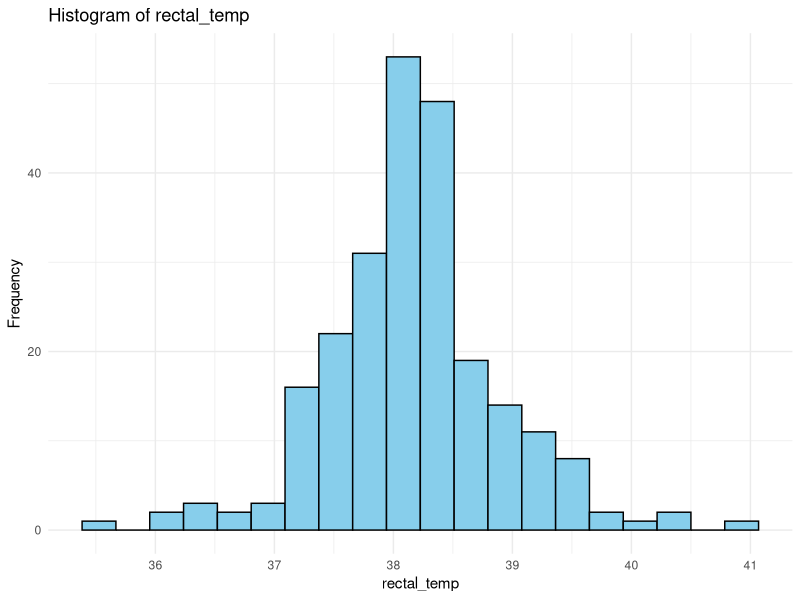
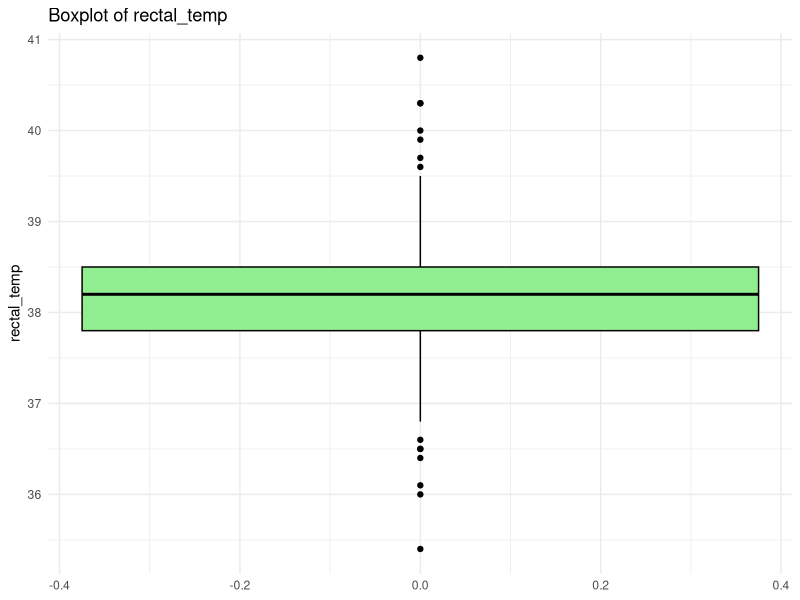
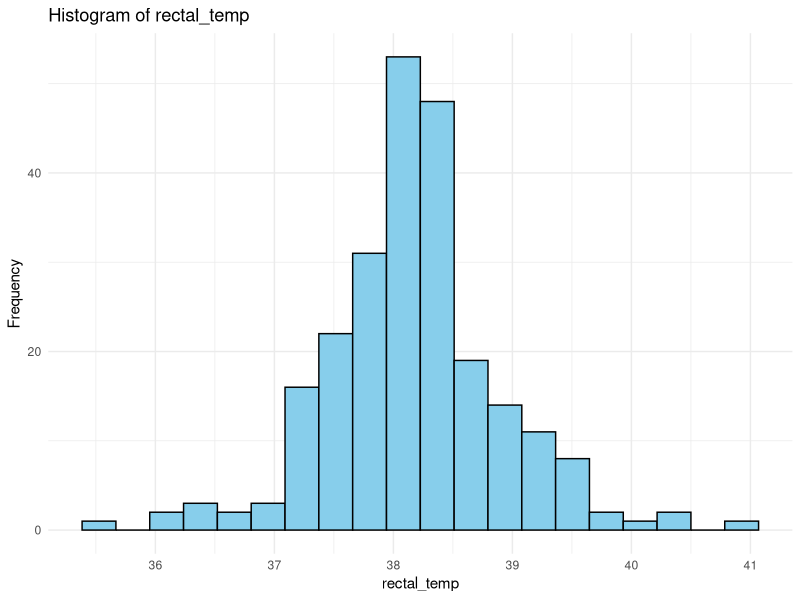
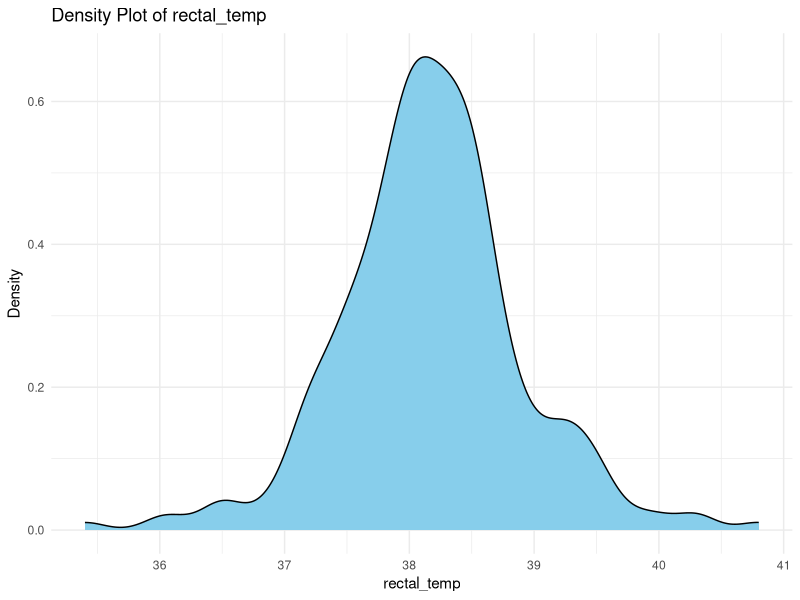
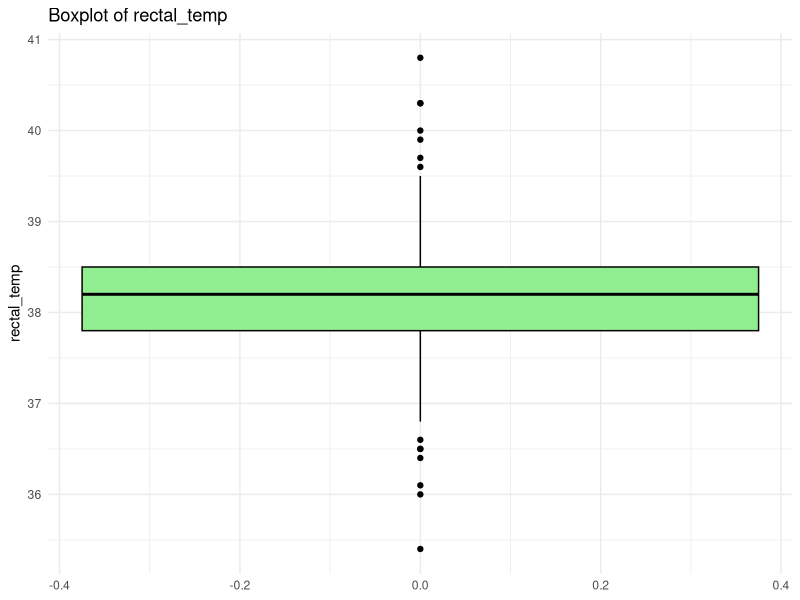
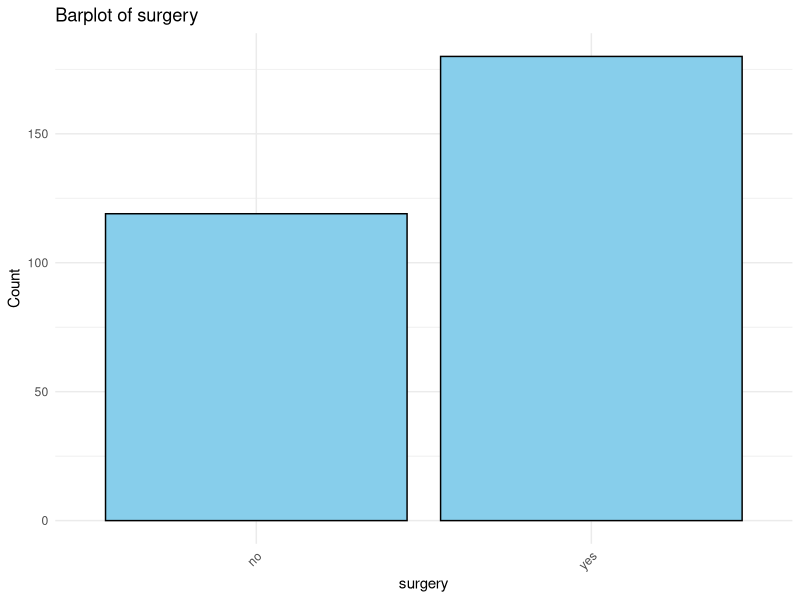
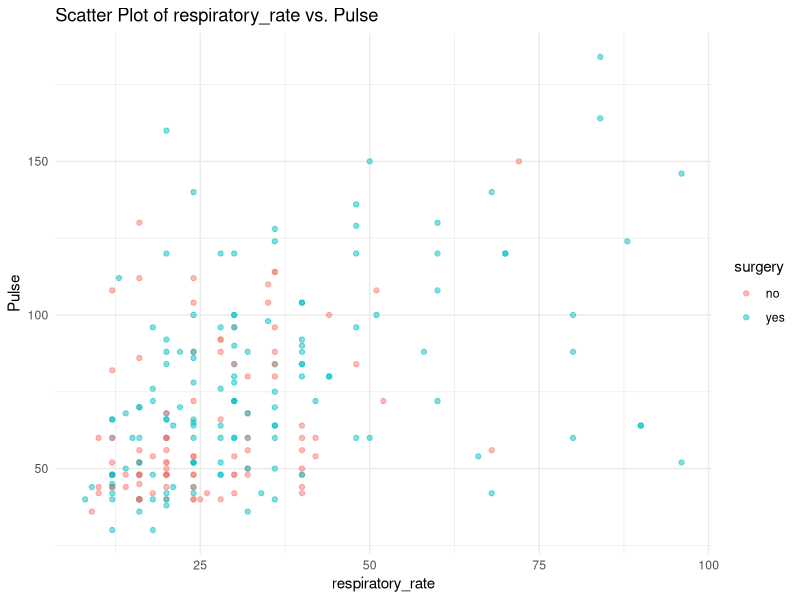
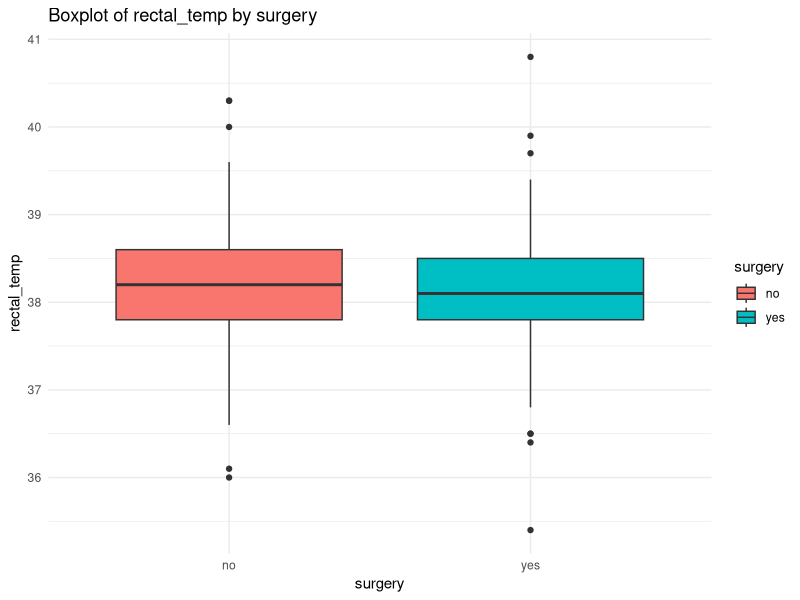

These figures' R source, in order:
## ---- chunk 1
library(formatR)
knitr::opts_chunk$set(
  warning = FALSE,
  collapse = FALSE
)
## ---- chunk 2
# Load dataset
horse_data <- read.csv("horse.csv", colClasses = c(
  surgery = "factor",
  age = "factor",
  hospital_number = "integer",
  rectal_temp = "numeric",
  pulse = "integer",
  respiratory_rate = "numeric",
  temp_of_extremities = "factor",
  peripheral_pulse = "factor",
  mucous_membrane = "factor",
  capillary_refill_time = "factor",
  pain = "factor",
  peristalsis = "factor",
  abdominal_distention = "factor",
  nasogastric_tube = "factor",
  nasogastric_reflux = "factor",
  nasogastric_reflux_ph = "numeric",
  rectal_exam_feces = "factor",
  abdomen = "factor",
  packed_cell_volume = "numeric",
  total_protein = "numeric",
  abdomo_appearance = "factor",
  abdomo_protein = "factor",
  outcome = "factor",
  surgical_lesion = "factor",
  lesion_1 = "numeric",
  lesion_2 = "numeric",
  lesion_3 = "numeric",
  cp_data = "factor"
))

# Display the structure of the dataset
str(horse_data)

# View the first few rows of the dataset
head(horse_data)

# View the dataset in a separate viewer window
View(horse_data)
## ---- chunk 3
# Measures of Frequency
# Frequency table for categorical variables
cat_vars <- c("surgery", "age", "temp_of_extremities", "peripheral_pulse", 
              "mucous_membrane", "capillary_refill_time", "pain", 
              "peristalsis", "abdominal_distention", "nasogastric_tube", 
              "nasogastric_reflux", "rectal_exam_feces", "abdomen", 
              "abdomo_appearance", "abdomo_protein", "outcome", 
              "surgical_lesion", "cp_data")

cat_freq <- lapply(horse_data[cat_vars], table)
cat_freq_summary <- lapply(cat_freq, summary)

# Frequency table for numerical variables
num_vars <- c("rectal_temp", "pulse", "respiratory_rate", 
              "nasogastric_reflux_ph", "packed_cell_volume", "total_protein", 
              "lesion_1", "lesion_2", "lesion_3")

num_freq_summary <- lapply(horse_data[num_vars], summary)

# Print frequency tables
cat_freq_summary
num_freq_summary
## ---- chunk 4
# Measures of Central Tendency for Numerical Variables
num_vars <- c("rectal_temp", "pulse", "respiratory_rate", 
              "nasogastric_reflux_ph", "packed_cell_volume", "total_protein", 
              "lesion_1", "lesion_2", "lesion_3")

# Mean
num_means <- sapply(horse_data[num_vars], mean, na.rm = TRUE)

# Median
num_medians <- sapply(horse_data[num_vars], median, na.rm = TRUE)

# Mode (custom function)
get_mode <- function(x) {
  uniq_x <- unique(x)
  uniq_x[which.max(tabulate(match(x, uniq_x)))]
}
num_modes <- sapply(horse_data[num_vars], get_mode)

# Print measures of central tendency for numerical variables
num_central_tendency <- data.frame(mean = num_means, median = num_medians, mode = num_modes)
num_central_tendency
## ---- chunk 5
# Measures of Relationship

# Correlation analysis for numerical variables
num_vars <- c("rectal_temp", "pulse", "respiratory_rate", 
              "nasogastric_reflux_ph", "packed_cell_volume", "total_protein", 
              "lesion_1", "lesion_2", "lesion_3")

# Compute correlation matrix
num_correlation <- cor(horse_data[num_vars], use = "complete.obs")

# Print correlation matrix
num_correlation

# Contingency tables for categorical variables
cat_vars <- c("surgery", "age", "temp_of_extremities", "peripheral_pulse", 
              "mucous_membrane", "capillary_refill_time", "pain", 
              "peristalsis", "abdominal_distention", "nasogastric_tube", 
              "nasogastric_reflux", "rectal_exam_feces", "abdomen", 
              "abdomo_appearance", "abdomo_protein", "outcome", 
              "surgical_lesion", "cp_data")

# Compute contingency tables
cat_contingency_tables <- lapply(horse_data[cat_vars], table)

# Print contingency tables
cat_contingency_tables
## ---- chunk 6
# ANOVA (Analysis of Variance)

# Example: ANOVA for the 'age' variable (categorical) and the 'pulse' variable (numerical)
anova_result <- aov(pulse ~ age, data = horse_data)

# Print ANOVA table
summary(anova_result)
## ---- chunk 7
library(ggplot2)

# Numerical Variables
num_vars <- c("rectal_temp", "pulse", "respiratory_rate", 
              "nasogastric_reflux_ph", "packed_cell_volume", "total_protein", 
              "lesion_1", "lesion_2", "lesion_3")

# Create histograms for numerical variables
histograms <- lapply(num_vars, function(var) {
  ggplot(horse_data, aes_string(x = var)) +
    geom_histogram(fill = "skyblue", color = "black", bins = 20) +
    labs(title = paste("Histogram of", var), x = var, y = "Frequency") +
    theme_minimal()
})

# Create boxplots for numerical variables
boxplots <- lapply(num_vars, function(var) {
  ggplot(horse_data, aes_string(y = var)) +
    geom_boxplot(fill = "lightgreen", color = "black") +
    labs(title = paste("Boxplot of", var), y = var) +
    theme_minimal()
})

# Print histograms and boxplots
print(histograms[[1]])  # Print first histogram
print(boxplots[[1]])     # Print first boxplot

library(ggplot2)

# Numerical Variables
num_vars <- c("rectal_temp", "pulse", "respiratory_rate", 
              "nasogastric_reflux_ph", "packed_cell_volume", "total_protein", 
              "lesion_1", "lesion_2", "lesion_3")

# Create histograms for numerical variables
num_histograms <- lapply(num_vars, function(var) {
  ggplot(horse_data, aes_string(x = var)) +
    geom_histogram(fill = "skyblue", color = "black", bins = 20) +
    labs(title = paste("Histogram of", var), x = var, y = "Frequency") +
    theme_minimal()
})

# Create density plots for numerical variables
num_density_plots <- lapply(num_vars, function(var) {
  ggplot(horse_data, aes_string(x = var)) +
    geom_density(fill = "skyblue", color = "black") +
    labs(title = paste("Density Plot of", var), x = var, y = "Density") +
    theme_minimal()
})

# Create boxplots for numerical variables
num_boxplots <- lapply(num_vars, function(var) {
  ggplot(horse_data, aes_string(y = var)) +
    geom_boxplot(fill = "lightgreen", color = "black") +
    labs(title = paste("Boxplot of", var), y = var) +
    theme_minimal()
})

# Print numerical univariate plots
print(num_histograms[[1]])  # Print first histogram
print(num_density_plots[[1]])  # Print first density plot
print(num_boxplots[[1]])     # Print first boxplot


# Categorical Variables
cat_vars <- c("surgery", "age", "temp_of_extremities", "peripheral_pulse", 
              "mucous_membrane", "capillary_refill_time", "pain", 
              "peristalsis", "abdominal_distention", "nasogastric_tube", 
              "nasogastric_reflux", "rectal_exam_feces", "abdomen", 
              "abdomo_appearance", "abdomo_protein", "outcome", 
              "surgical_lesion", "cp_data")

# Create barplots for categorical variables
cat_barplots <- lapply(cat_vars, function(var) {
  ggplot(horse_data, aes_string(x = var)) +
    geom_bar(fill = "skyblue", color = "black") +
    labs(title = paste("Barplot of", var), x = var, y = "Count") +
    theme_minimal() +
    theme(axis.text.x = element_text(angle = 45, hjust = 1))
})

# Print categorical univariate plots
print(cat_barplots[[1]])  # Print first barplot

library(ggplot2)

# Scatter plots for numerical variables
scatter_plots <- lapply(num_vars, function(var) {
  ggplot(horse_data, aes_string(x = var)) +
    geom_point(aes_string(y = "pulse", color = "surgery"), alpha = 0.5) +
    labs(title = paste("Scatter Plot of", var, "vs. Pulse"), x = var, y = "Pulse") +
    theme_minimal()
})

# Boxplots for numerical variables by categorical variables
boxplots_by_cat <- lapply(cat_vars, function(cat_var) {
  lapply(num_vars, function(num_var) {
    ggplot(horse_data, aes_string(x = cat_var, y = num_var, fill = cat_var)) +
      geom_boxplot() +
      labs(title = paste("Boxplot of", num_var, "by", cat_var), x = cat_var, y = num_var) +
      theme_minimal()
  })
})

# Print scatter plots
print(scatter_plots[[3]])  # Print first scatter plot

# Print boxplots by categorical variables
print(boxplots_by_cat[[1]][[1]])  # Print first boxplot by the first categorical variable


## ---- chunk 8
# Summarize missing values for each variable
missing_values_summary <- sapply(horse_data, function(x) sum(is.na(x) | is.null(x)))
print("Summary of Missing Values:")
print(missing_values_summary)
## ---- chunk 9
# Impute missing values 
# Mean imputation for numerical variables
for (var in num_vars) {
  if (sum(is.na(horse_data[[var]])) > 0) {
    horse_data[[var]][is.na(horse_data[[var]])] <- mean(horse_data[[var]], na.rm = TRUE)
  }
}

# Mode imputation for categorical variables
for (var in cat_vars) {
  if (sum(is.na(horse_data[[var]])) > 0) {
    mode_val <- names(sort(table(horse_data[[var]], useNA = "always"), decreasing = TRUE)[1])
    horse_data[[var]][is.na(horse_data[[var]])] <- mode_val
  }
}

# Verify if missing values are imputed
missing_values_after_imputation <- colSums(is.na(horse_data))
print(missing_values_after_imputation)

# View the imputed dataset
print(horse_data)  # Print the entire dataset
## ---- chunk 10
library(caret)

# Set the seed for reproducibility
set.seed(123)

# Define the percentage of data to be used for training (e.g., 80%)
train_percentage <- 0.8

# Split the dataset into training and testing sets
train_index <- createDataPartition(horse_data$outcome, p = train_percentage, list = FALSE)
train_data <- horse_data[train_index, ]
test_data <- horse_data[-train_index, ]

# Print the dimensions of the training and testing sets
cat("Training set dimensions:", dim(train_data), "\n")
cat("Testing set dimensions:", dim(test_data), "\n")
## ---- chunk 11
# Set the seed for reproducibility
set.seed(123)

# Define the number of bootstrap samples
num_bootstrap_samples <- 1000

# Initialize an empty vector to store bootstrap statistics
bootstrap_statistics <- numeric(num_bootstrap_samples)

# Perform bootstrapping
for (i in 1:num_bootstrap_samples) {
  # Generate a bootstrap sample by sampling with replacement
  bootstrap_sample <- horse_data[sample(nrow(horse_data), replace = TRUE), ]
  
  # Compute the statistic of interest on the bootstrap sample
  # For example, you can compute the mean of a numerical variable
  bootstrap_statistics[i] <- mean(bootstrap_sample$rectal_temp, na.rm = TRUE)
}

# Compute and print the bootstrap estimate (e.g., mean) and its standard error
bootstrap_estimate <- mean(bootstrap_statistics)
bootstrap_standard_error <- sd(bootstrap_statistics)
cat("Bootstrap Estimate:", bootstrap_estimate, "\n")
cat("Bootstrap Standard Error:", bootstrap_standard_error, "\n")

## ---- chunk 12
# Remove rows with missing values
horse_data <- na.omit(horse_data)

# Train a logistic regression model for classification
model <- glm(outcome ~ ., data = horse_data, family = binomial)

# Print the summary of the model
summary(model)

# Ensure peripheral_pulse has the same factor levels in horse_data as in the model
horse_data$peripheral_pulse <- factor(horse_data$peripheral_pulse, levels = levels(train_data$peripheral_pulse))

# Predict outcomes using the logistic regression model
predictions <- predict(model, newdata = horse_data, type = "response")

# Convert predicted probabilities to binary predictions (0 or 1)
predicted_classes <- ifelse(predictions > 0.5, 1, 0)

# Create a confusion matrix
conf_matrix <- table(horse_data$outcome, predicted_classes)
print("Confusion Matrix:")
print(conf_matrix)

# Calculate accuracy
accuracy <- sum(diag(conf_matrix)) / sum(conf_matrix)
print(paste("Accuracy:", accuracy))

# Calculate precision
precision <- conf_matrix[2, 2] / sum(conf_matrix[, 2])
print(paste("Precision:", precision))

# Calculate recall (sensitivity)
recall <- conf_matrix[2, 2] / sum(conf_matrix[2, ])
print(paste("Recall (Sensitivity):", recall))

# Calculate specificity
specificity <- conf_matrix[1, 1] / sum(conf_matrix[1, ])
print(paste("Specificity:", specificity))

# Calculate F1 score
f1_score <- 2 * (precision * recall) / (precision + recall)
print(paste("F1 Score:", f1_score))

# Plot ROC curve
library(pROC)
roc_curve <- roc(horse_data$outcome, predictions)
plot(roc_curve, main = "ROC Curve", col = "blue")
## ---- chunk 13
# Train a random forest model
library(randomForest)
rf_model <- randomForest(outcome ~ ., data = horse_data)

# Print the summary of the random forest model
print(rf_model)
